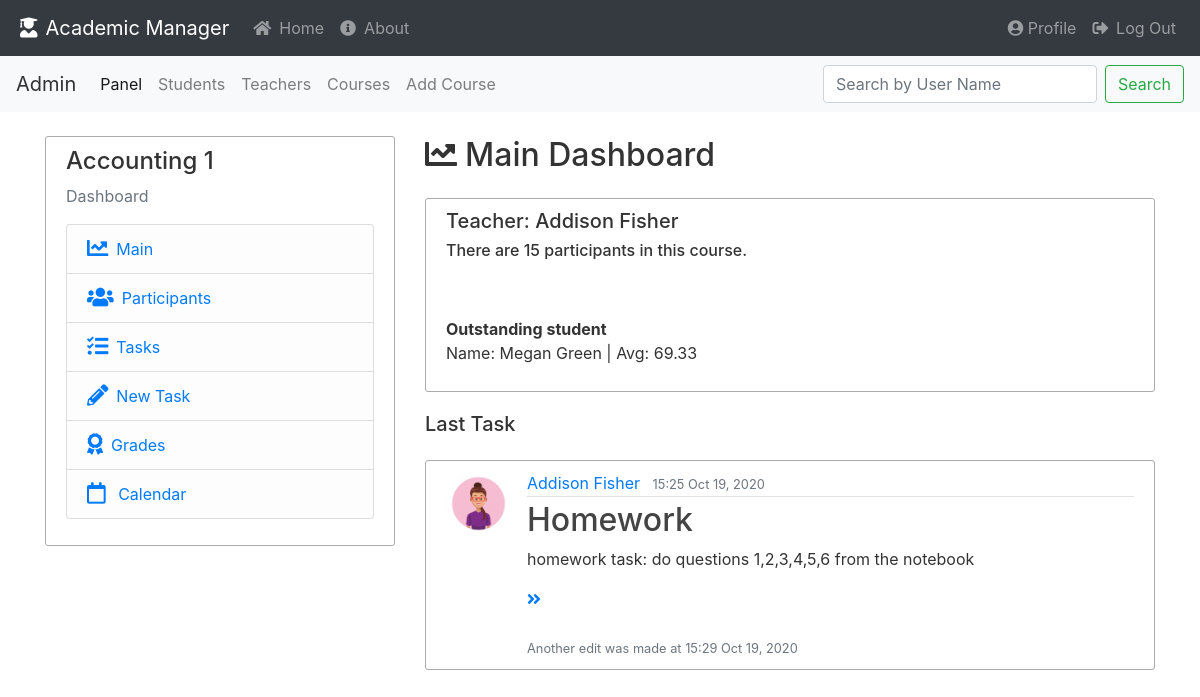
The page /courses/dashboard/21/main/ (signed in) on the database its author committed.
### academic_manager/models.py (models this page shows, shortened)
class Course(db.Model):
    id = db.Column(db.Integer, primary_key=True)
    course_name = db.Column(db.String(30), nullable=False)
    teacher_id = db.Column(db.Integer, db.ForeignKey('teacher.id'), nullable=False)
    enrollment = db.relationship('Enrollment', backref='course', lazy=True)
    task = db.relationship('Task', backref='course', lazy=True)

class User(db.Model, UserMixin):
    __table_name__ = 'user'
    id = db.Column(db.Integer, primary_key=True)
    email = db.Column(db.String(100), nullable=False, unique=True)
    first_name = db.Column(db.String(30), nullable=False)
    last_name = db.Column(db.String(30), nullable=False)
    password = db.Column(db.String(60), nullable=False)
    profile_img = db.Column(db.String(30), nullable=False, default='default/default.jpg')
    gender = db.Column(db.String(1), nullable=False)  # ['m','f']
    creation_date = db.Column(db.DateTime, nullable=False, default=datetime.now)
    last_seen = db.Column(db.DateTime, nullable=False, default=datetime.now)
    role = db.Column(db.String(100), nullable=False)
    __mapper_args__ = {
        'polymorphic_identity': 'user',
        'polymorphic_on': role
    }
    @property
    def full_name(self):
        return f"{self.first_name.capitalize()} {self.last_name.capitalize()}"
    @property
    def is_admin(self):
        return self.role == 'admin'

class Enrollment(db.Model):
    id = db.Column(db.Integer, primary_key=True)
    grade = db.Column(db.Integer, nullable=True)
    course_id = db.Column(db.Integer, db.ForeignKey('course.id'), nullable=False)
    student_id = db.Column(db.Integer, db.ForeignKey('student.id'), nullable=False)

class Task(db.Model):
    id = db.Column(db.Integer, primary_key=True)
    title = db.Column(db.String(100), nullable=False)
    content = db.Column(db.Text, nullable=False)
    date_posted = db.Column(db.DateTime, nullable=False, default=datetime.now)
    update_time = db.Column(db.DateTime, nullable=True)
    course_id = db.Column(db.Integer, db.ForeignKey('course.id'), nullable=False)
    teacher_id = db.Column(db.Integer, db.ForeignKey('teacher.id'), nullable=False)
    files = db.relationship('File', backref='task', lazy=True)

### academic_manager/courses/routes.py (the view)
@courses.route("/dashboard/<int:course_id>/")
@courses.route("/dashboard/<int:course_id>/main/")
@login_required
def course_dashboard(course_id):
    course = Course.query.get_or_404(course_id)
    last_task = Task.query.filter_by(course_id=course_id).order_by(Task.date_posted.desc()).first()
    best_student = get_best_student(course_id)
    return render_template('dashboard_main.html', course=course, task=last_task, best_student=best_student)

### academic_manager/models.py (called while the page is built)
@login_manager.user_loader
def load_user(user_id):
    return User.query.get(user_id)

    def avg(self):
        grade_list = [int(enroll.grade) for enroll in self.enrollment if enroll.grade]
        if grade_list:
            return sum(grade_list) / len(grade_list)
        else:
            return 0

### academic_manager/students/utilities.py (called while the page is built)
def get_best_student(course_id=0):
    if course_id:
        try:
            enrollment_list = Enrollment.query.filter_by(course_id=course_id)
            best_grade_enrollment = max(enrollment_list, key=lambda x: x.grade)
            return best_grade_enrollment.student
        except:
            return None
    else:
        try:
            student_list = Student.query.all()
            return max(student_list, key=lambda x: x.avg())
        except:
            return None

### academic_manager/courses/templates/dashboard_main.html (shortened to what this page needs)
{% extends "course_dashboard_layout.html" %}
{% block dashboard %}
<h2 class="mb-4"><i class="fas fa-chart-line mr-2"></i>Main Dashboard</h2>
<div class="content-section">
    <h5>Teacher: {{ course.lecturer.full_name }}</h5>
    <h6>There are {{ course.enrollment|length }} participants in this course.</h6><br><br>
    {% if best_student %}
    <strong>Outstanding student</strong>
    <p>Name: {{ best_student.full_name }} | Avg: {{ '%0.2f' % best_student.avg()|float }}</p>
    {% endif %}
</div>
{% if task %}
<h5 class="mb-4">Last Task</h5>
<article class="media content-section">
    <img class="rounded-circle article-img"
         src="{{ url_for('static', filename='profile_pics/' + task.author.profile_img) }}">
    <div class="media-body">
        <div class="article-metadata">
            <a class="mr-2"
               href="{{ url_for('teachers.watch_teacher', user_id=task.author.id) if current_user.is_admin
               else url_for('main.profile', user_id=task.author.id)}}">{{ task.author.full_name }}</a>
            <small class="text-muted">{{ task.date_posted.strftime('%H:%M %b %d, %Y') }}</small>
        </div>
        <h2><a class="article-title"
               href="{{ url_for('courses.dashboard_single_task', course_id=course.id, task_id=task.id) }}">
            {{ task.title }}</a>
        </h2>
        <p class="article-content crop">
            {{ task.content}}
        </p>
        {% if task.content %}
            <a href="{{ url_for('courses.dashboard_single_task', course_id=course.id, task_id=task.id) }}">
            <i class="fas fa-angle-double-right"></i>
            </a>
        {% endif %}
        <br>
        <br>
        {% if task.update_time %}
            <small class="text-muted">
                Another edit was made at {{ task.update_time.strftime('%H:%M %b %d, %Y') }}
            </small>
        {% endif %}
    </div>
</article>
{% endif %}
{% endblock dashboard %}

### academic_manager/courses/templates/course_dashboard_layout.html (shortened to what this page needs)
{% extends "base.html" %}
{% block content %}
<div class="row">
    <div class="col-md-4">
        <div class="content-section">
            <h4>{{ course.course_name }}</h4>
            <p class='text-muted'>Dashboard</p>
            <ul class="list-group">
                <li class="list-group-item list-group-item-light">
                    <a href="{{ url_for('courses.course_dashboard', course_id=course.id) }}">
                        <i class="fas fa-chart-line fa-lg mr-2"></i>Main</a>
                </li>
                <li class="list-group-item list-group-item-light">
                    <a href="{{ url_for('courses.dashboard_participants', course_id=course.id) }}">
                        <i class="fas fa-users fa-lg mr-2"></i>Participants</a>
                </li>
                <li class="list-group-item list-group-item-light">
                    <a href="{{ url_for('courses.dashboard_view_tasks', course_id=course.id) }}">
                        <i class="fas fa-tasks fa-lg mr-2"></i>Tasks</a>
                </li>
                {% if current_user.is_admin or current_user.is_teacher %}
                <li class="list-group-item list-group-item-light">
                    <a href="{{ url_for('courses.dashboard_add_tasks', course_id=course.id) }}">
                        <i class="fas fa-pencil-alt fa-lg mr-2"></i>New Task</a>
                </li>
                <li class="list-group-item list-group-item-light">
                    <a href="{{ url_for('courses.dashboard_update_grades', course_id=course.id) }}">
                        <i class="fas fa-award fa-lg mr-2"></i>Grades</a>
                </li>
                {% endif %}
                <li class="list-group-item list-group-item-light">
                    <a href="#">
                        <i class="far fa-calendar fa-lg mr-2"></i> Calendar</a>
                </li>
            </ul>
        </div>
    </div>
    <div class="col-md-8">
        {% block dashboard %}{% endblock %}
    </div>
</div>
{% endblock content %}

### academic_manager/static/styles/main.css (style rules this page uses)
body { background: #ffffff; color: #333333; }
.content-section { background: #ffffff; padding: 10px 20px; border: 1px solid #aaaaaa; border-radius: 3px; margin-bottom: 20px; }
.article-title { color: #444444; }
.article-content { white-space: pre-line; }
.crop { white-space: nowrap; max-width: 600px; overflow: hidden; text-overflow: ellipsis; }
.article-img { height: 65px; width: 65px; margin-right: 16px; }
.article-metadata { padding-bottom: 1px; margin-bottom: 4px; border-bottom: 1px solid #e3e3e3 }

### academic_manager/templates/base.html (style rules this page uses)
body { background: #ffffff; color: #333333; }
.content-section { background: #ffffff; padding: 10px 20px; border: 1px solid #aaaaaa; border-radius: 3px; margin-bottom: 20px; }
.article-title { color: #444444; }
.article-content { white-space: pre-line; }
.crop { white-space: nowrap; max-width: 600px; overflow: hidden; text-overflow: ellipsis; }
.article-img { height: 65px; width: 65px; margin-right: 16px; }
.article-metadata { padding-bottom: 1px; margin-bottom: 4px; border-bottom: 1px solid #e3e3e3 }

### rows shown on the page
Course: course_name "Accounting 1"
User: lecturer.full_name "Addison Fisher", profile_img (picture), author.full_name "Addison Fisher"
User: full_name "Megan Green"
Enrollment: grade.grade "69.33"
Task: date_posted "15:25 Oct 19, 2020", title "Homework", content "homework task: do questions 1,2,3,4,5,6 from the notebook", update_time "15:29 Oct 19, 2020"

### other values the page prints
{{ course.enrollment|length }} "15"
